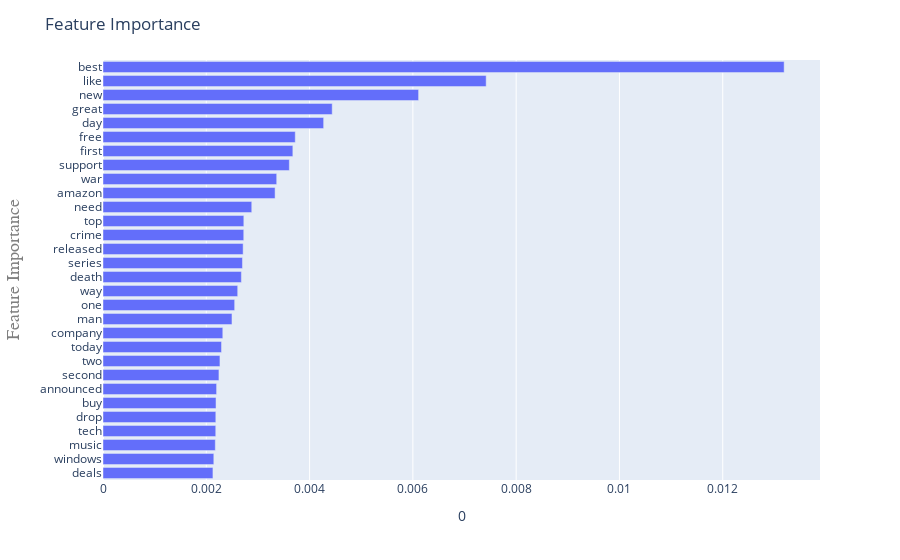

The code cell stored with this chart in its notebook:
### Code cell
fig = px.bar(test, y=test.index, x='0', orientation='h')

layout1 = go.Layout(
title="Feature Importance",
yaxis=dict(
           tickvals=test.index,
    title='Feature Importance',
    titlefont=dict(
        family='Courier New, monospace',
        size=18,
        color='#7f7f7f'
    )))
fig.update_layout(layout1)
fig.show()

### Figure 1 — Plotly figure (JSON) as saved in the notebook; plotly's stock layout.template omitted (floating-point values rounded to 4 significant figures)
{"data": [{"alignmentgroup": "True", "hovertemplate": "0=%{x}<br>index=%{y}<extra></extra>", "legendgroup": "", "marker": {"color": "#636efa"}, "name": "", "offsetgroup": "", "orientation": "h", "showlegend": false, "textposition": "auto", "type": "bar", "x": [0.002129, 0.002146, 0.002175, 0.002183, 0.002185, 0.002188, 0.0022, 0.002245, 0.002265, 0.002295, 0.00232, 0.002497, 0.002549, 0.002608, 0.00268, 0.0027, 0.002714, 0.002726, 0.002727, 0.002881, 0.003332, 0.003363, 0.003608, 0.003676, 0.003723, 0.004272, 0.004438, 0.006111, 0.007419, 0.01319], "xaxis": "x", "y": ["deals", "windows", "music", "tech", "drop", "buy", "announced", "second", "two", "today", "company", "man", "one", "way", "death", "series", "released", "crime", "top", "need", "amazon", "war", "support", "first", "free", "day", "great", "new", "like", "best"], "yaxis": "y"}], "layout": {"barmode": "relative", "legend": {"tracegroupgap": 0}, "margin": {"t": 60}, "title": {"text": "Feature Importance"}, "xaxis": {"anchor": "y", "domain": [0, 1], "title": {"text": "0"}}, "yaxis": {"anchor": "x", "domain": [0, 1], "tickvals": ["deals", "windows", "music", "tech", "drop", "buy", "announced", "second", "two", "today", "company", "man", "one", "way", "death", "series", "released", "crime", "top", "need", "amazon", "war", "support", "first", "free", "day", "great", "new", "like", "best"], "title": {"font": {"color": "#7f7f7f", "family": "Courier New, monospace", "size": 18}, "text": "Feature Importance"}}}}
